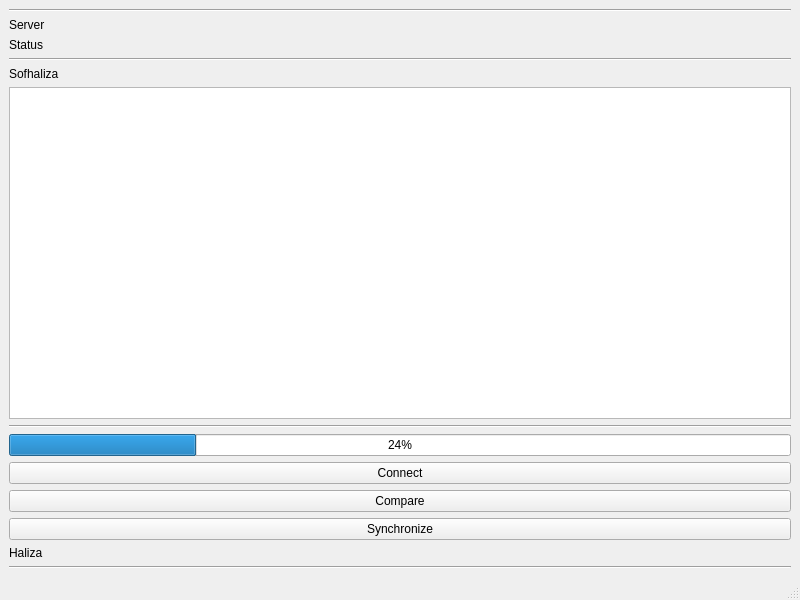
<?xml version="1.0" encoding="UTF-8"?>
<ui version="4.0">
 <class>Tampil</class>
 <widget class="QMainWindow" name="Tampil">
  <property name="geometry">
   <rect>
    <x>0</x>
    <y>0</y>
    <width>800</width>
    <height>600</height>
   </rect>
  </property>
  <property name="windowTitle">
   <string>MainWindow</string>
  </property>
  <widget class="QWidget" name="centralwidget">
   <layout class="QVBoxLayout" name="verticalLayout">
    <item>
     <widget class="Line" name="line_2">
      <property name="orientation">
       <enum>Qt::Horizontal</enum>
      </property>
     </widget>
    </item>
    <item>
     <widget class="QLabel" name="label_4">
      <property name="text">
       <string>Server</string>
      </property>
     </widget>
    </item>
    <item>
     <widget class="QLabel" name="label">
      <property name="text">
       <string>Status</string>
      </property>
     </widget>
    </item>
    <item>
     <widget class="Line" name="line">
      <property name="orientation">
       <enum>Qt::Horizontal</enum>
      </property>
     </widget>
    </item>
    <item>
     <widget class="QLabel" name="label_3">
      <property name="text">
       <string>Sofhaliza</string>
      </property>
     </widget>
    </item>
    <item>
     <widget class="TreeSubwin" name="treeView"/>
    </item>
    <item>
     <widget class="Line" name="line_3">
      <property name="orientation">
       <enum>Qt::Horizontal</enum>
      </property>
     </widget>
    </item>
    <item>
     <layout class="QVBoxLayout" name="verticalLayout_2"/>
    </item>
    <item>
     <widget class="QProgressBar" name="progressBar">
      <property name="value">
       <number>24</number>
      </property>
     </widget>
    </item>
    <item>
     <widget class="QPushButton" name="PB_connect">
      <property name="text">
       <string>Connect</string>
      </property>
     </widget>
    </item>
    <item>
     <widget class="QPushButton" name="PB_compare">
      <property name="text">
       <string>Compare</string>
      </property>
     </widget>
    </item>
    <item>
     <widget class="QPushButton" name="PB_synchron">
      <property name="text">
       <string>Synchronize</string>
      </property>
     </widget>
    </item>
    <item>
     <widget class="QLabel" name="label_5">
      <property name="text">
       <string>Haliza</string>
      </property>
     </widget>
    </item>
    <item>
     <widget class="Line" name="line_4">
      <property name="orientation">
       <enum>Qt::Horizontal</enum>
      </property>
     </widget>
    </item>
   </layout>
  </widget>
  <widget class="QMenuBar" name="menubar">
   <property name="geometry">
    <rect>
     <x>0</x>
     <y>0</y>
     <width>800</width>
     <height>28</height>
    </rect>
   </property>
  </widget>
  <widget class="QStatusBar" name="statusbar"/>
 </widget>
 <customwidgets>
  <customwidget>
   <class>TreeSubwin</class>
   <extends>QTreeView</extends>
   <header>treesubwin.h</header>
  </customwidget>
 </customwidgets>
 <resources/>
 <connections/>
</ui>
